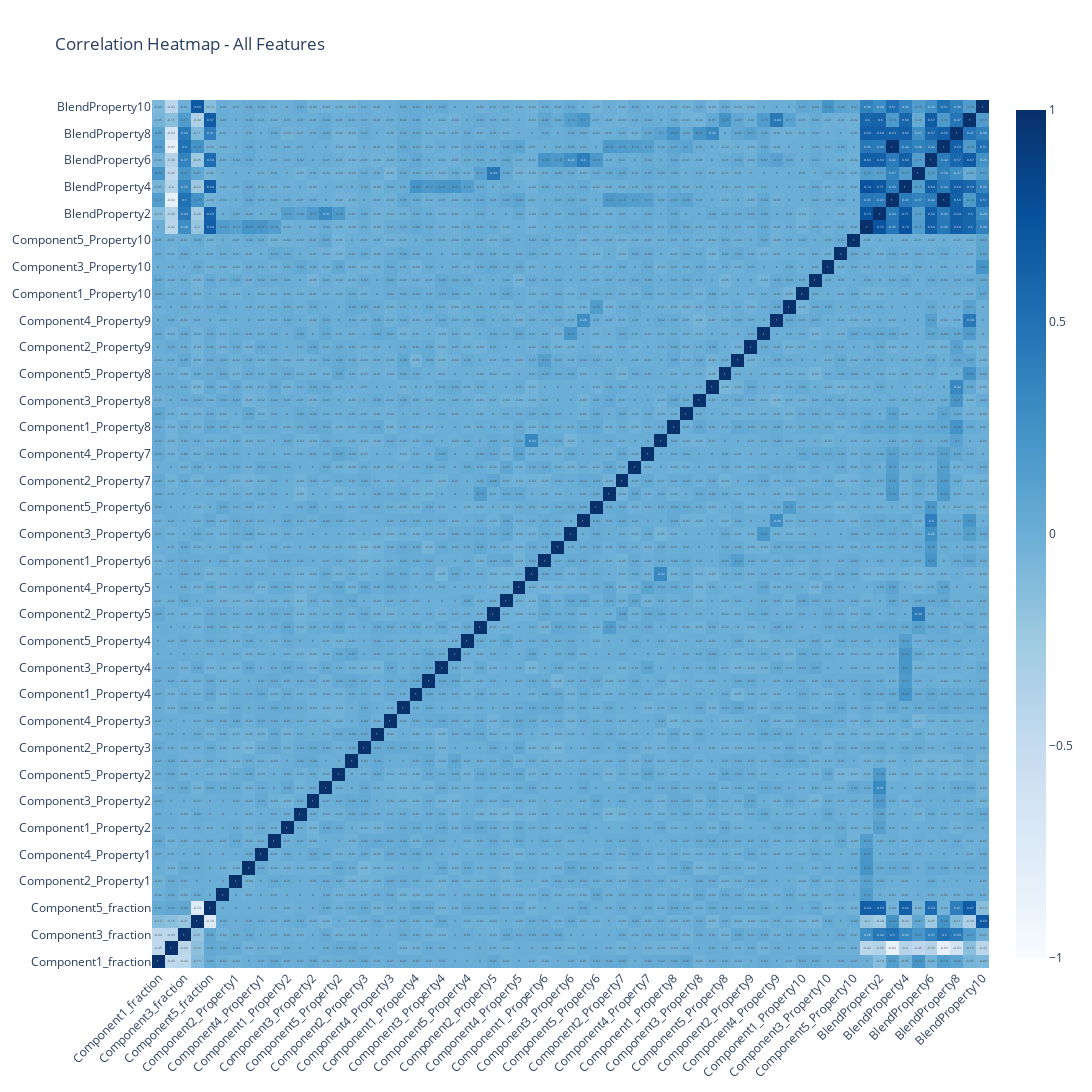

This figure's notebook cell:
### Code cell
# Full features
corr_matrix = train_data.corr()

fig = go.Figure(data=go.Heatmap(
    z=corr_matrix.values,
    x=corr_matrix.columns,
    y=corr_matrix.columns,
    colorscale='blues',
    zmid=0,
    text=np.round(corr_matrix.values, 2),
    texttemplate="%{text}",
))

fig.update_layout(
    title="Correlation Heatmap - All Features",
    width=1700,
    height=1300,
    xaxis_tickangle=-45
)

### Figure 1 — Plotly figure (JSON) as saved in the notebook; plotly's stock layout.template omitted (floating-point values rounded to 4 significant figures; data arrays with more than 128 entries replaced by an {"elided": "..."} marker saying what was removed)
{"data": [{"colorscale": [[0, "rgb(247,251,255)"], [0.125, "rgb(222,235,247)"], [0.25, "rgb(198,219,239)"], [0.375, "rgb(158,202,225)"], [0.5, "rgb(107,174,214)"], [0.625, "rgb(66,146,198)"], [0.75, "rgb(33,113,181)"], [0.875, "rgb(8,81,156)"], [1, "rgb(8,48,107)"]], "text": {"elided": "65x65 float values"}, "texttemplate": "%{text}", "type": "heatmap", "x": ["Component1_fraction", "Component2_fraction", "Component3_fraction", "Component4_fraction", "Component5_fraction", "Component1_Property1", "Component2_Property1", "Component3_Property1", "Component4_Property1", "Component5_Property1", "Component1_Property2", "Component2_Property2", "Component3_Property2", "Component4_Property2", "Component5_Property2", "Component1_Property3", "Component2_Property3", "Component3_Property3", "Component4_Property3", "Component5_Property3", "Component1_Property4", "Component2_Property4", "Component3_Property4", "Component4_Property4", "Component5_Property4", "Component1_Property5", "Component2_Property5", "Component3_Property5", "Component4_Property5", "Component5_Property5", "Component1_Property6", "Component2_Property6", "Component3_Property6", "Component4_Property6", "Component5_Property6", "Component1_Property7", "Component2_Property7", "Component3_Property7", "Component4_Property7", "Component5_Property7", "Component1_Property8", "Component2_Property8", "Component3_Property8", "Component4_Property8", "Component5_Property8", "Component1_Property9", "Component2_Property9", "Component3_Property9", "Component4_Property9", "Component5_Property9", "Component1_Property10", "Component2_Property10", "Component3_Property10", "Component4_Property10", "Component5_Property10", "BlendProperty1", "BlendProperty2", "BlendProperty3", "BlendProperty4", "BlendProperty5", "BlendProperty6", "BlendProperty7", "BlendProperty8", "BlendProperty9", "BlendProperty10"], "y": ["Component1_fraction", "Component2_fraction", "Component3_fraction", "Component4_fraction", "Component5_fraction", "Component1_Property1", "Component2_Property1", "Component3_Property1", "Component4_Property1", "Component5_Property1", "Component1_Property2", "Component2_Property2", "Component3_Property2", "Component4_Property2", "Component5_Property2", "Component1_Property3", "Component2_Property3", "Component3_Property3", "Component4_Property3", "Component5_Property3", "Component1_Property4", "Component2_Property4", "Component3_Property4", "Component4_Property4", "Component5_Property4", "Component1_Property5", "Component2_Property5", "Component3_Property5", "Component4_Property5", "Component5_Property5", "Component1_Property6", "Component2_Property6", "Component3_Property6", "Component4_Property6", "Component5_Property6", "Component1_Property7", "Component2_Property7", "Component3_Property7", "Component4_Property7", "Component5_Property7", "Component1_Property8", "Component2_Property8", "Component3_Property8", "Component4_Property8", "Component5_Property8", "Component1_Property9", "Component2_Property9", "Component3_Property9", "Component4_Property9", "Component5_Property9", "Component1_Property10", "Component2_Property10", "Component3_Property10", "Component4_Property10", "Component5_Property10", "BlendProperty1", "BlendProperty2", "BlendProperty3", "BlendProperty4", "BlendProperty5", "BlendProperty6", "BlendProperty7", "BlendProperty8", "BlendProperty9", "BlendProperty10"], "z": {"elided": "65x65 float values"}, "zmid": 0}], "layout": {"height": 1300, "title": {"text": "Correlation Heatmap - All Features"}, "width": 1700, "xaxis": {"tickangle": -45}}}
